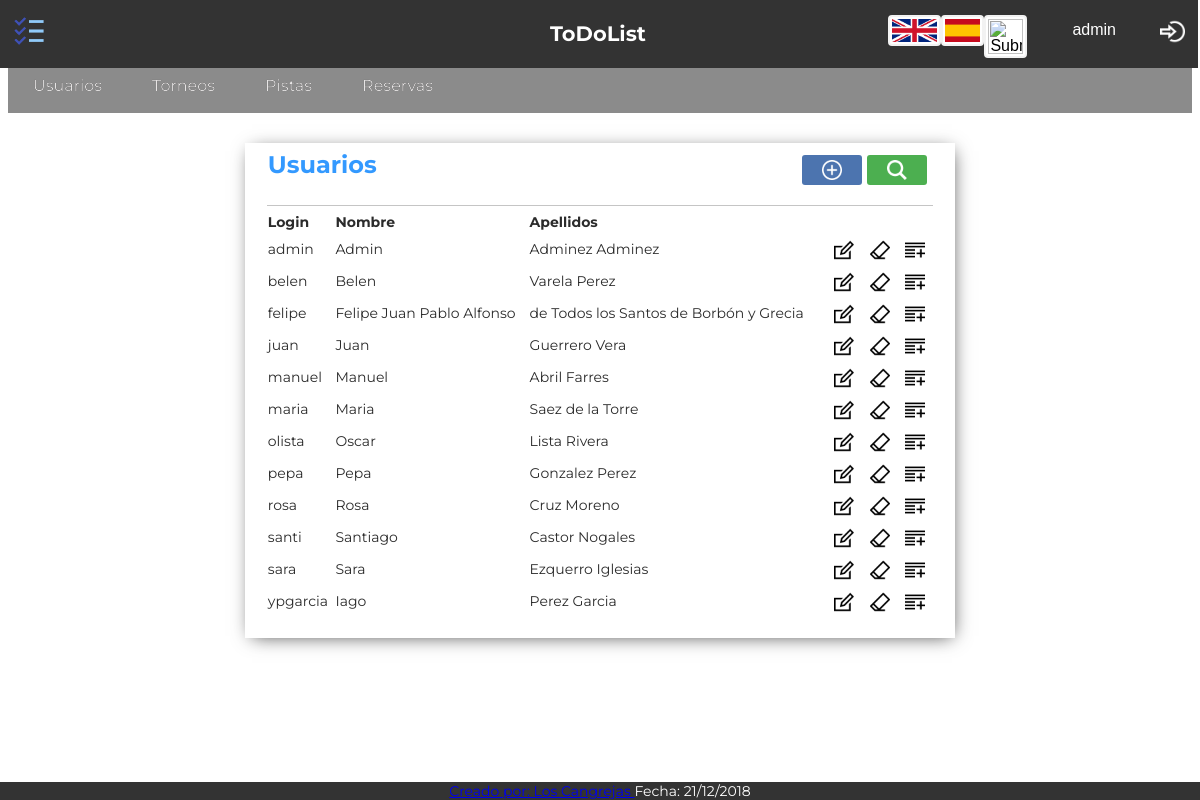
Screenshot of /Controllers/Usuarios_Controller.php (signed in) with the database file from the repository.
### tables this page shows
CREATE TABLE `usuarios` (
  `login` varchar(45) NOT NULL,
  `password` varchar(128) NOT NULL,
  `dni` varchar(9) NOT NULL,
  `nombre` varchar(30) NOT NULL,
  `apellidos` varchar(50) NOT NULL,
  `telefono` varchar(11) NOT NULL,
  `email` varchar(60) NOT NULL,
  `fecha` date NOT NULL,
  `sexo` enum('Masculina','Femenina') NOT NULL,
  `tipo` enum('ADMIN','NORMAL','ENTRENADOR') NOT NULL,
  `socio` enum('SI','NO') NOT NULL DEFAULT 'NO',
  `cuenta` varchar(30) DEFAULT NULL
);

### Models/Usuarios_Model.php (called while the page is built, shortened)
<?php
class USUARIOS_Model {
	var $login;
	var $dni;
	var $nombre;
	var $apellidos;
	var $telefono;
	var $email;
	var $fecha;
	var $sexo;
	var $tipo;
function __construct($login,$password,$dni,$nombre,$apellidos,$telefono,$email,$fecha,$sexo,$tipo){
	$this->login = $login;
	$this->dni = $dni;
	$this->nombre = $nombre;
	$this->apellidos = $apellidos;
	$this->telefono = $telefono;
	$this->email = $email;
	$this->fecha = $fecha;
	$this->sexo = $sexo;
	$this->tipo = $tipo;
	include_once 'Access_DB.php';
	$this->mysqli = ConnectDB();
}
function search(){
	     $sql = "SELECT *
       			FROM usuarios
    			WHERE
    				(
    				(`login` LIKE '%$this->login%') &&
	 				(`nombre` LIKE '%$this->nombre%') &&
					(`apellidos` LIKE '%$this->apellidos%') &&
					(`dni` LIKE '%$this->dni%') &&
					(`telefono` LIKE '%$this->telefono%') &&
					(`email` LIKE '%$this->email%') &&
					(`fecha` LIKE '%$this->fecha%') &&
					(`sexo` LIKE '%$this->sexo%') &&
					(`tipo` LIKE '%$this->tipo%')
    				)";
    if (!($resultado = $this->mysqli->query($sql))){
		return 'Error en la búsqueda';
	}
    else{
		return $resultado;
	}
}
}
?>

### Models/Access_DB.php (called while the page is built)
<?php
function ConnectDB()
{
    $mysqli = new mysqli("localhost", "todolist", "todolist", "todolist");
	if ($mysqli->connect_errno) {
		include './MESSAGE.php';
		new MESSAGE("Fallo al conectar a MySQL: (" . $mysqli->connect_errno . ") " . $mysqli->connect_error, './index.php');
		return false;
	}
	else{
		return $mysqli;
	}
}
?>

### Views/Usuarios_SHOWALL_View.php (the view, shortened to what this page needs)
<?php
include '../Views/Header.php';
 class Usuarios_SHOWALL{
	var $datos;
	function __construct($datos,$enlace){
		$this -> datos = $datos;
		$this -> mostrar();
	}
	function mostrar(){
?>
	<div class="showall">
		<table class="showAllUsers">
			<tr><th class="title" colspan="4"><?php echo $strings['Usuarios']; ?>
			<form class="tableActions" action="../Controllers/Usuarios_Controller.php" method="">
			<button class="buscar-little" name="action" value="Confirmar_SEARCH" type="submit"></button>
			<button class="anadir-little"  name="action" value="Confirmar_ADD" type="submit"></button>
			</form></th></tr>
			<tr>
				<th><?php echo $strings['Login']; ?></th>
				<th><?php echo $strings['Nombre']; ?></th>
				<th><?php echo $strings['Apellidos']; ?></th>
				<th></th>
			</tr>
		<?php
			while($fila = $this ->datos->fetch_array()){
		?>
			<tr>
				<form action="../Controllers/Usuarios_Controller.php" method="post" name="action" >
					<td><?php echo $fila['login']; ?></td>
					<td><?php echo $fila['nombre']; ?></td>
					<td><?php echo $fila['apellidos']; ?></td>
					<td style="text-align:right">
						<button class="editar" name="action" value="Confirmar_EDIT" type="submit"></button>
						<button class="borrar" name="action" value="Confirmar_DELETE1" type="submit"></button>
						<button class="add" name="action" value="Confirmar_SHOWCURRENT" type="submit"></button>
					</td>
				</form>
			</tr>
		<?php
			}
		?>
		</table>
	</div>
<?php
    }
}
?>
<footer>
	<?php include '../Views/Footer.php'; ?>

### Views/css/style.css (style rules this page uses)
form { font-size:14px; color:#2b2b2b; width:50%; margin-left:auto; margin-right:auto; margin-top:50px; padding: 20px 40px 20px 20px; box-shadow: 2px 3px 18px -5px rgba(0,0,0,0.75); }
.showAllUsers { font-size:14px; color:#2b2b2b; width:60%; margin-left:auto; margin-right:auto; margin-top:30px; margin-bottom: 35px; padding: 0px 20px 20px 20px; box-shadow: 2px 3px 18px -5px rgba(0,0,0,0.75); }
.title { text-align:left; font-size:24px; font-weight:bold; border-bottom: 1px solid rgba(114, 114, 114, 0.411); color:#39F; padding-bottom: 20px; }
th { padding-top: 5px; text-align: left; }
button { background-size: 20px 20px; background-position: center; background-repeat: no-repeat; margin-top: 25px; margin-right: 30px; border: none; color: white; padding: 20px 35px; text-align: center; font-size: 16px; cursor: pointer; border-radius: 3px; background-color:green; }
.buscar-little { vertical-align: text-bottom; float: right; margin-top: 5px; margin-right: 5px; padding: 15px 30px; background-image: url(../img/buscar.png); background-color: #4CAF50; }
.anadir-little { vertical-align: text-bottom; float: right; margin-top: 5px; margin-right: 5px; padding: 15px 30px; background-image: url(../img/anadir.png); background-color: rgb(76, 116, 175); }
.editar { background-image: url(../img/editar.png); background-color: Transparent; background-repeat:no-repeat; border: none; cursor:pointer; overflow: hidden; outline:none; margin-top: 5px; margin-right: 2px; padding: 10px 15px; margin-bottom: 3px; }
.borrar { background-image: url(../img/borrar.png); background-color: Transparent; background-repeat:no-repeat; border: none; cursor:pointer; overflow: hidden; outline:none; margin-top: 5px; margin-right: 2px; padding: 10px 15px; margin-bottom: 3px; }
.add { background-image: url(../img/add.png); background-color: Transparent; background-repeat:no-repeat; border: none; cursor:pointer; overflow: hidden; outline:none; margin-top: 5px; margin-right: 2px; padding: 10px 15px; margin-bottom: 3px; }
.tableActions { display: contents; }

### rows the page displays
usuarios: login "admin", nombre "Admin", apellidos "Adminez Adminez"
usuarios: login "belen", nombre "Belen", apellidos "Varela Perez"
usuarios: login "felipe", nombre "Felipe Juan Pablo Alfonso", apellidos "de Todos los Santos de Borbón y Grecia"
usuarios: login "juan", nombre "Juan", apellidos "Guerrero Vera"
usuarios: login "manuel", nombre "Manuel", apellidos "Abril Farres"
usuarios: login "maria", nombre "Maria", apellidos "Saez de la Torre"
usuarios: login "olista", nombre "Oscar", apellidos "Lista Rivera"
usuarios: login "pepa", nombre "Pepa", apellidos "Gonzalez Perez"
usuarios: login "rosa", nombre "Rosa", apellidos "Cruz Moreno"
usuarios: login "santi", nombre "Santiago", apellidos "Castor Nogales"
usuarios: login "sara", nombre "Sara", apellidos "Ezquerro Iglesias"
usuarios: login "ypgarcia", nombre "Iago", apellidos "Perez Garcia"

### other values shown
$strings['ToDoList'] "ToDoList"
$_SESSION['login'] "admin"
$strings['Usuarios'] "Usuarios"
$strings['Torneos'] "Torneos"
$strings['Pistas'] "Pistas"
$strings['Reservas'] "Reservas"
$strings['Creado por'] "Creado por"
$strings['Fecha'] "Fecha"
$strings['Login'] "Login"
$strings['Nombre'] "Nombre"
$strings['Apellidos'] "Apellidos"
